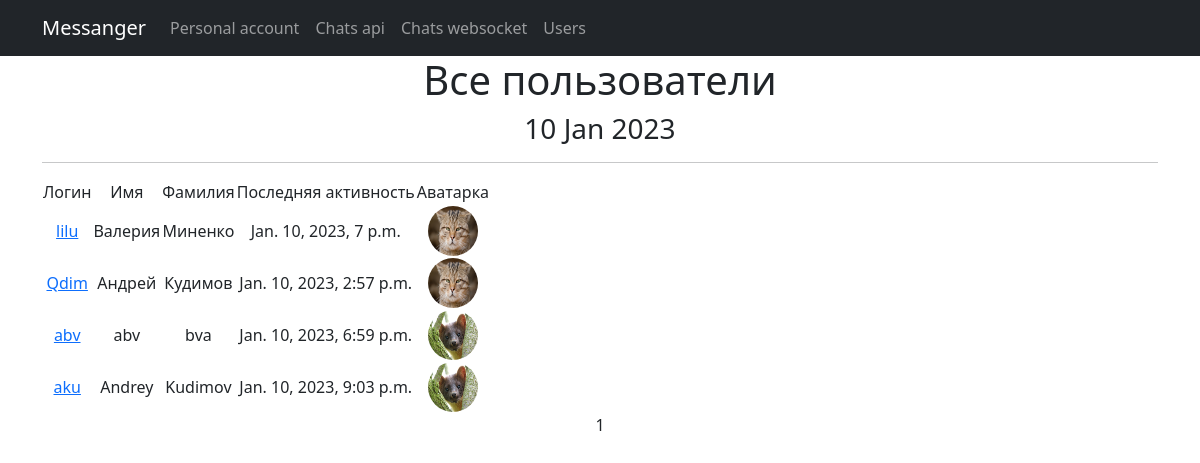
/chat/writers/writers/, run on the app's committed database.
### chat/models.py (models this page shows, shortened)
class Writer(User):
    avatar = models.ImageField(upload_to='images/', default=None)

### chat/views.py (the view)
# urls.py: path('writers/writers/', views.WritersList.as_view(), name='users_list'),
class WritersList(ListView):
    model = Writer
    template_name = 'users.html'
    context_object_name = 'users'
    paginate_by = 10

### chat/templatetags/custom_tags.py (called while the page is built)
@register.simple_tag()
def current_time(format_string='%b %d %Y'):
   return datetime.utcnow().strftime(format_string)

### templates/users.html (shortened to what this page needs)
{% extends 'flatpages/default.html' %}
{% load custom_tags %}
{% block content %}
   <h1>Все пользователи</h1>
   <h3>{% current_time '%d %b %Y' %}</h3>
   <hr>
   {% if not users %}
       <h2>Кроме тебя никто не зарегистрировался(</h2>
   {% else %}
<table>
    <tr>
        <td>Логин</td>
        <td>Имя</td>
        <td>Фамилия</td>
        <td>Последняя активность</td>
        <td>Аватарка</td>
    </tr>
    {% for user in users %}
    <tr>
        <td><a href="/chat/writers/{{ user.id }}">{{ user.username }}</a></td>
        <td>{{ user.first_name }}</td>
        <td>{{ user.last_name }}</td>
        <td>{{ user.last_login }}</td>
        <td><img style="border-radius: 150px;" src="/media/{{ user.writer.avatar }}" width="50" height="50" border="0" alt="Avatar"/></a></td>
    </tr>
    {% endfor %}
</table>
{% endif %}
   {{ page_obj.number }}
{% endblock content %}

### templates/flatpages/default.html (shortened to what this page needs)
<!DOCTYPE html>
<html lang="en">
{% load cache %}
{% cache 120 head %}
    <head>
        {% load static %}
        <link href="{% static 'css/styles.css' %}" rel="stylesheet" />
    </head>
{% endcache %}
    <body>
    <nav class="navbar navbar-expand-lg navbar-dark bg-dark static-top">
       <div class="container">
           <a class="navbar-brand" href="#">Messanger</a>
           <div class="collapse navbar-collapse" id="navbarResponsive">
               <ul class="navbar-nav ml-auto">
                   <li class="nav-item active">
                       <a class="nav-link" href="http://127.0.0.1:8000/">Personal account
                       </a>
                   </li>
                   <li class="nav-item">
                       <a class="nav-link" href='http://127.0.0.1:8000/chat/'>Chats api</a>
                   </li>
                   <li class="nav-item">
                       <a class="nav-link" href='http://127.0.0.1:8000/chat/chats/'>Chats websocket</a>
                   </li>
                   <li class="nav-item">
                       <a class="nav-link" href="http://127.0.0.1:8000/chat/writers/writers/">Users</a>
                   </li>
               </ul>
           </div>
       </div>
    </nav>
        <div class="container">
            <div class="row">
                <div class="col-lg-12 text-center">
                    {% block content %}{% endblock content %}
                </div>
            </div>
        </div>
    </body>
</html>

### data on the page
Writer: username "lilu", first_name "Валерия", last_name "Миненко", last_login "Jan. 10, 2023, 7 p.m.", writer.avatar (picture)
Writer: username "Qdim", first_name "Андрей", last_name "Кудимов", last_login "Jan. 10, 2023, 2:57 p.m.", writer.avatar (picture)
Writer: username "abv", first_name "abv", last_name "bva", last_login "Jan. 10, 2023, 6:59 p.m.", writer.avatar (picture)
Writer: username "aku", first_name "Andrey", last_name "Kudimov", last_login "Jan. 10, 2023, 9:03 p.m.", writer.avatar (picture)

### other printed values
{{ page_obj.number }} "1"
